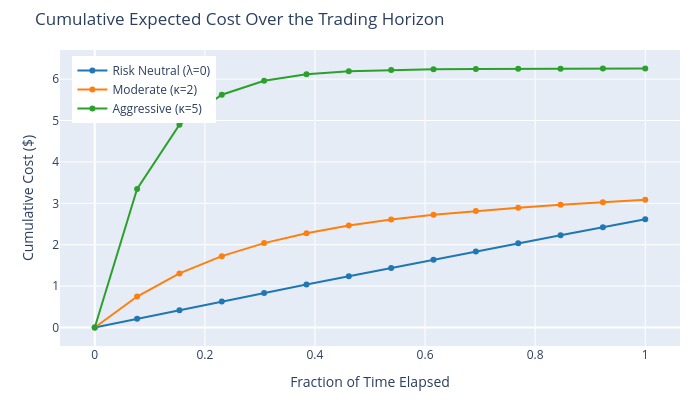

Notebook cell for this chart:
### Markdown cell above
How that cost accrues over the trading horizon: the cost accrued through
step $k$ is the same pair of sums truncated at $k$, $\gamma \sum_{i \le k} n_i
x_i + (\eta / \tau) \sum_{i \le k} n_i^2$, so it is evaluated by passing the
holdings $x_0, \dots, x_k$ to `expected_cost`.

### Code cell
fig = go.Figure()
for label, kappa in kappas_illustrative.items():
    holdings = optimal_holdings(X, T, N, kappa)
    cumulative_cost = [
        expected_cost(holdings[: k + 1], tau, gamma, eta) for k in range(N + 1)
    ]

    legend_suffix = "λ=0" if kappa == 0.0 else f"κ={kappa:.2g}"
    fig.add_trace(
        go.Scatter(
            x=t_fraction,
            y=cumulative_cost,
            mode="lines+markers",
            name=f"{labels_display[label]} ({legend_suffix})",
            line={"width": 2, "color": colors[label]},
        )
    )
fig.update_layout(
    title="Cumulative Expected Cost Over the Trading Horizon",
    xaxis_title="Fraction of Time Elapsed",
    yaxis_title="Cumulative Cost ($)",
    width=700,
    height=400,
    margin={"l": 60, "r": 20, "t": 50, "b": 50},
    legend={"x": 0.02, "y": 0.98},
)
fig.show()

### Figure 1 — Plotly figure (JSON) as saved in the notebook; plotly's stock layout.template omitted (floating-point values rounded to 4 significant figures)
{"data": [{"line": {"color": "#1f77b4", "width": 2}, "mode": "lines+markers", "name": "Risk Neutral (λ=0)", "type": "scatter", "x": [0.0, 0.07692, 0.1538, 0.2308, 0.3077, 0.3846, 0.4615, 0.5385, 0.6154, 0.6923, 0.7692, 0.8462, 0.9231, 1.0], "y": [0.0, 0.2101, 0.4186, 0.6257, 0.8314, 1.036, 1.238, 1.439, 1.639, 1.837, 2.034, 2.229, 2.423, 2.615]}, {"line": {"color": "#ff7f0e", "width": 2}, "mode": "lines+markers", "name": "Moderate (κ=2)", "type": "scatter", "x": [0.0, 0.07692, 0.1538, 0.2308, 0.3077, 0.3846, 0.4615, 0.5385, 0.6154, 0.6923, 0.7692, 0.8462, 0.9231, 1.0], "y": [0.0, 0.748, 1.306, 1.723, 2.038, 2.278, 2.463, 2.607, 2.722, 2.816, 2.894, 2.963, 3.025, 3.084]}, {"line": {"color": "#2ca02c", "width": 2}, "mode": "lines+markers", "name": "Aggressive (κ=5)", "type": "scatter", "x": [0.0, 0.07692, 0.1538, 0.2308, 0.3077, 0.3846, 0.4615, 0.5385, 0.6154, 0.6923, 0.7692, 0.8462, 0.9231, 1.0], "y": [0.0, 3.346, 4.901, 5.624, 5.961, 6.117, 6.191, 6.225, 6.241, 6.249, 6.253, 6.255, 6.256, 6.257]}], "layout": {"height": 400, "legend": {"x": 0.02, "y": 0.98}, "margin": {"b": 50, "l": 60, "r": 20, "t": 50}, "title": {"text": "Cumulative Expected Cost Over the Trading Horizon"}, "width": 700, "xaxis": {"title": {"text": "Fraction of Time Elapsed"}}, "yaxis": {"title": {"text": "Cumulative Cost ($)"}}}}
